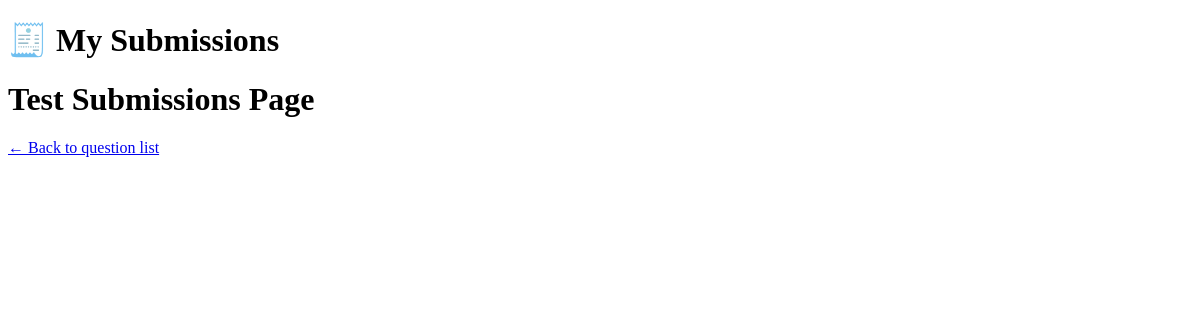
Page /my-submissions/ (signed in) on the earlier database version.
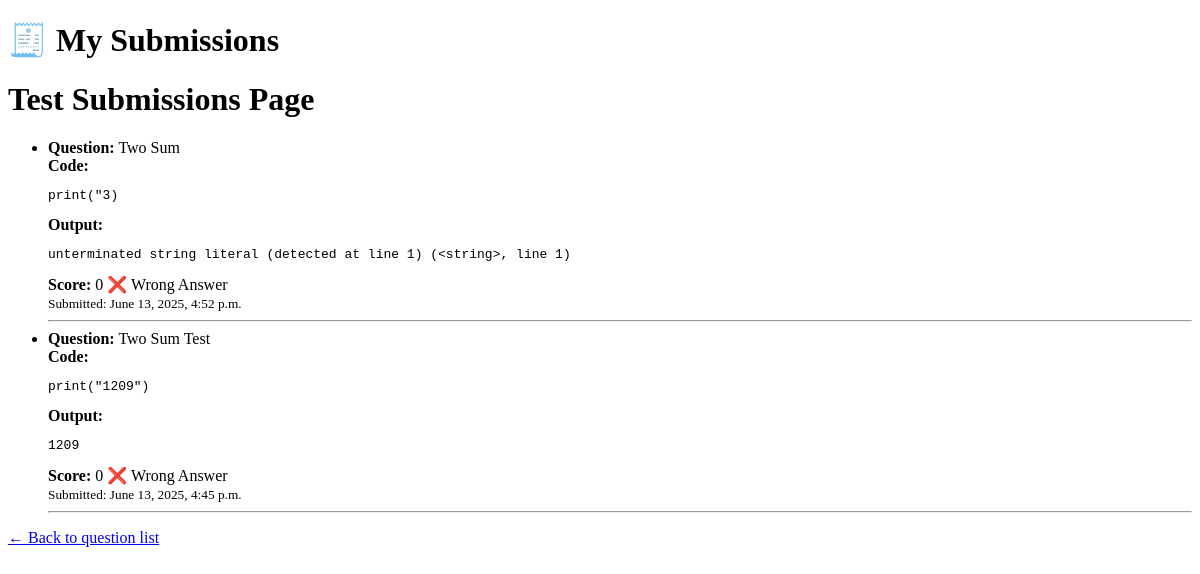
Same page on the later database version.
### core/models.py (models this page shows, shortened)
class Submission(models.Model):
    user = models.ForeignKey(User, on_delete=models.CASCADE)
    question = models.ForeignKey(Question, on_delete=models.CASCADE)
    code = models.TextField()
    language = models.CharField(max_length=30)
    result = models.TextField(blank=True, null=True)
    score = models.IntegerField(default=0)
    submitted_at = models.DateTimeField(auto_now_add=True)

class Question(models.Model):
    DIFFICULTY_LEVELS = [
        ('Easy', 'Easy'),
        ('Medium', 'Medium'),
        ('Hard', 'Hard'),
    ]
    title = models.CharField(max_length=255)
    description = models.TextField()
    difficulty = models.CharField(max_length=10, choices=DIFFICULTY_LEVELS)
    tags = models.ManyToManyField(Tag, blank=True)  # e.g. "Array, HashMap"
    starter_code = models.TextField(blank=True)
    expected_output = models.TextField(help_text="Expected output for testing")

### core/views.py (the view)
# urls.py: path('my-submissions/', views.my_submissions, name='my_submissions'),
@login_required
def my_submissions(request):
    user_subs = request.user.submission_set.select_related('question').order_by('-submitted_at')
    return render(request, 'core/my_submissions.html', {'submissions': user_subs})

### core/templates/core/my_submissions.html (shortened to what this page needs)
<!DOCTYPE html>
<html>
<head>
</head>
<body>
    <h1>🧾 My Submissions</h1>
    <h1>Test Submissions Page</h1>
    <ul>
        {% for sub in submissions %}
            <li>
                <strong>Question:</strong> {{ sub.question.title }}<br>
                <strong>Code:</strong>
                <pre>{{ sub.code }}</pre>
                <strong>Output:</strong>
                <pre>{{ sub.result }}</pre>
                <strong>Score:</strong> {{ sub.score }}
                {% if sub.score == 100 %}
                    ✅ Accepted
                {% else %}
                    ❌ Wrong Answer
                {% endif %}
                <br>
                <small>Submitted: {{ sub.submitted_at }}</small>
                <hr>
            </li>
        {% endfor %}
    </ul>
    <a href="/">← Back to question list</a>
</body>
</html>

Differences in the rows shown:
added Submission: question "Two Sum", code "print(\"3)", result "unterminated string literal (detected at line 1) (<string>, line 1)", score "0", shows "❌ Wrong Answer", submitted_at "June 13, 2025, 4:52 p.m."
added Submission: question "Two Sum Test", code "print(\"1209\")", result "1209", score "0", shows "❌ Wrong Answer", submitted_at "June 13, 2025, 4:45 p.m."
